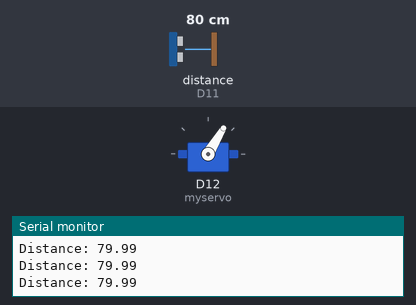
This sketch was run on a simulated nRF52 board. Parts: servo, the last lines printed to the serial monitor. Wiring (inferred from the names in the program): ultrasonic range finder: trigger D10; echo D11. The inputs (shaded band) are chosen by the test bench; at power-on: distance to the obstacle (sensor on D11) 80 cm. The echo pulse lasts 58.3 µs per cm.

Above: at 1.2 s.
1.3 s: distance to the obstacle (sensor on D11) set to 2 cm
At 1.67 s:
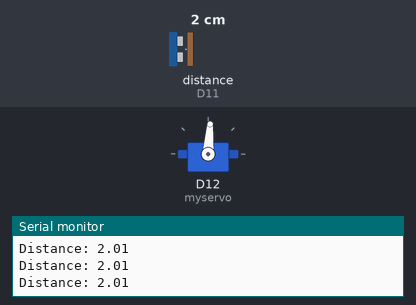
4.3 s: distance to the obstacle (sensor on D11) set to 4 cm
At 5.69 s:
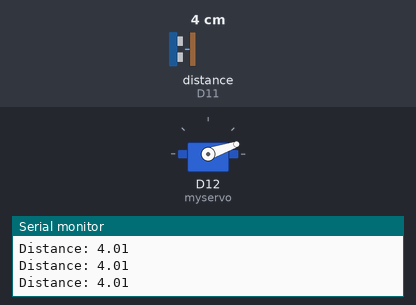
Timing chart, 0 to 16.3 s (numbered marks = the images above; inputs shaded):
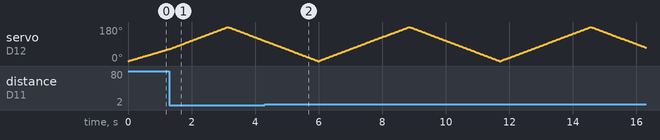

The sketch:

ultrasonicSensor.ino
```cpp
#if defined(USE_TINYUSB)
#include <Adafruit_TinyUSB.h> // for Serial
#endif

#include <Servo.h>

Servo myservo;

const int trigPin = 10;
const int echoPin = 11;

int pos = 0;    // variable to store the servo position


float duration, distance;

void setup() {
  pinMode(trigPin, OUTPUT);
  pinMode(echoPin, INPUT);
  Serial.begin(9600);
  myservo.attach(12);  // attaches the servo on pin 12 to the servo object
}

void loop() {

  for (pos = 0; pos <= 180; pos += 1) { // goes from 0 degrees to 180 degrees
    // in steps of 1 degree
    myservo.write(pos);  // tell servo to go to position in variable 'pos'
    digitalWrite(trigPin, LOW);
    delayMicroseconds(2);
    digitalWrite(trigPin, HIGH);
    delayMicroseconds(10);
    digitalWrite(trigPin, LOW);

    duration = pulseIn(echoPin, HIGH);
    distance = (duration*.0343)/2;
    Serial.print("Distance: ");
    Serial.println(distance);
    delay(15);                       // waits 15ms for the servo to reach the position
  }
  for (pos = 180; pos >= 0; pos -= 1) { // goes from 180 degrees to 0 degrees
    myservo.write(pos);              // tell servo to go to position in variable 'pos'
    digitalWrite(trigPin, LOW);
    delayMicroseconds(2);
    digitalWrite(trigPin, HIGH);
    delayMicroseconds(10);
    digitalWrite(trigPin, LOW);

    duration = pulseIn(echoPin, HIGH);
    distance = (duration*.0343)/2;
    Serial.print("Distance: ");
    Serial.println(distance);
    delay(15);                       // waits 15ms for the servo to reach the position
  }
}
```
